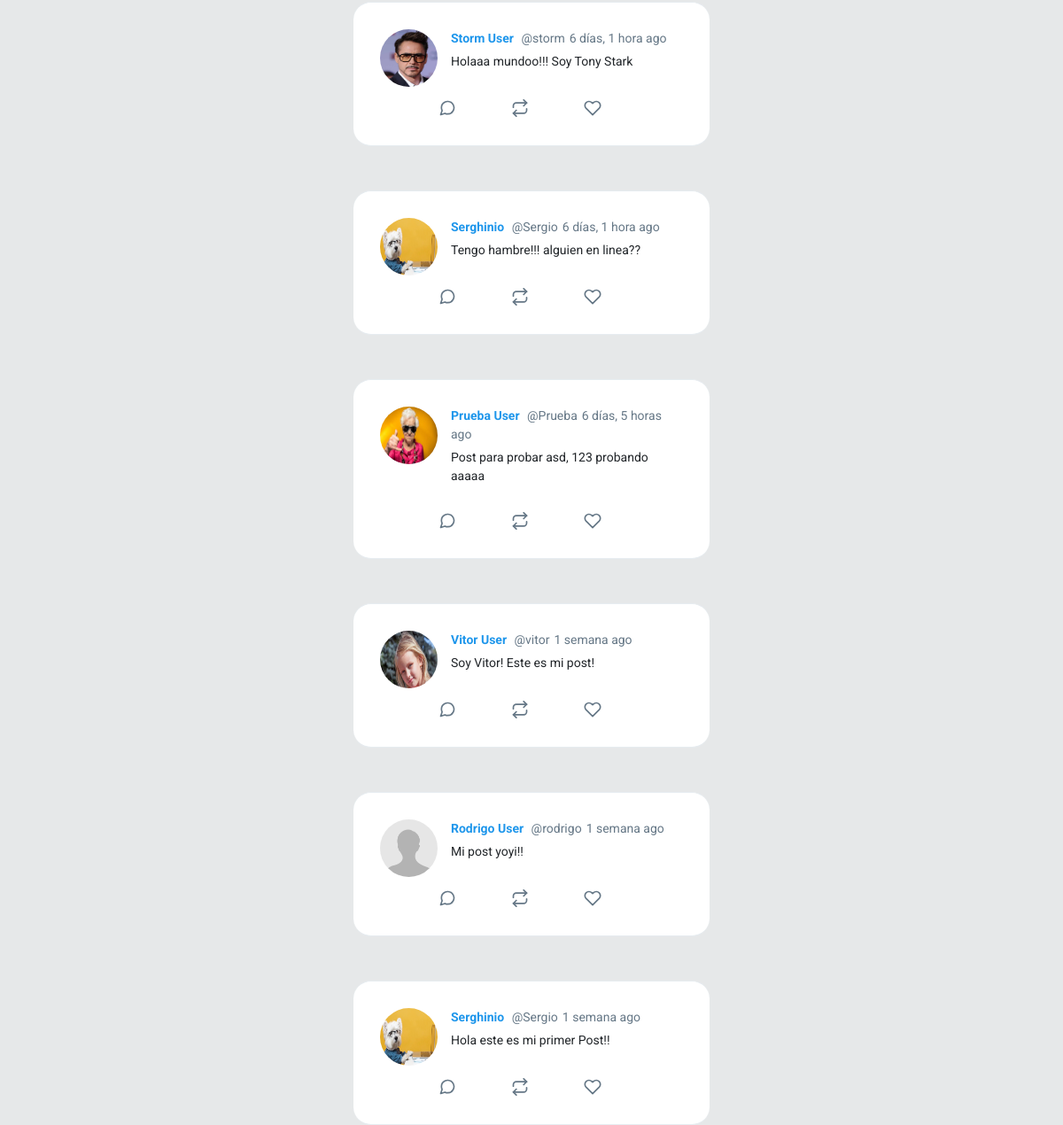
Page / (signed in, lower part) on the earlier database version.
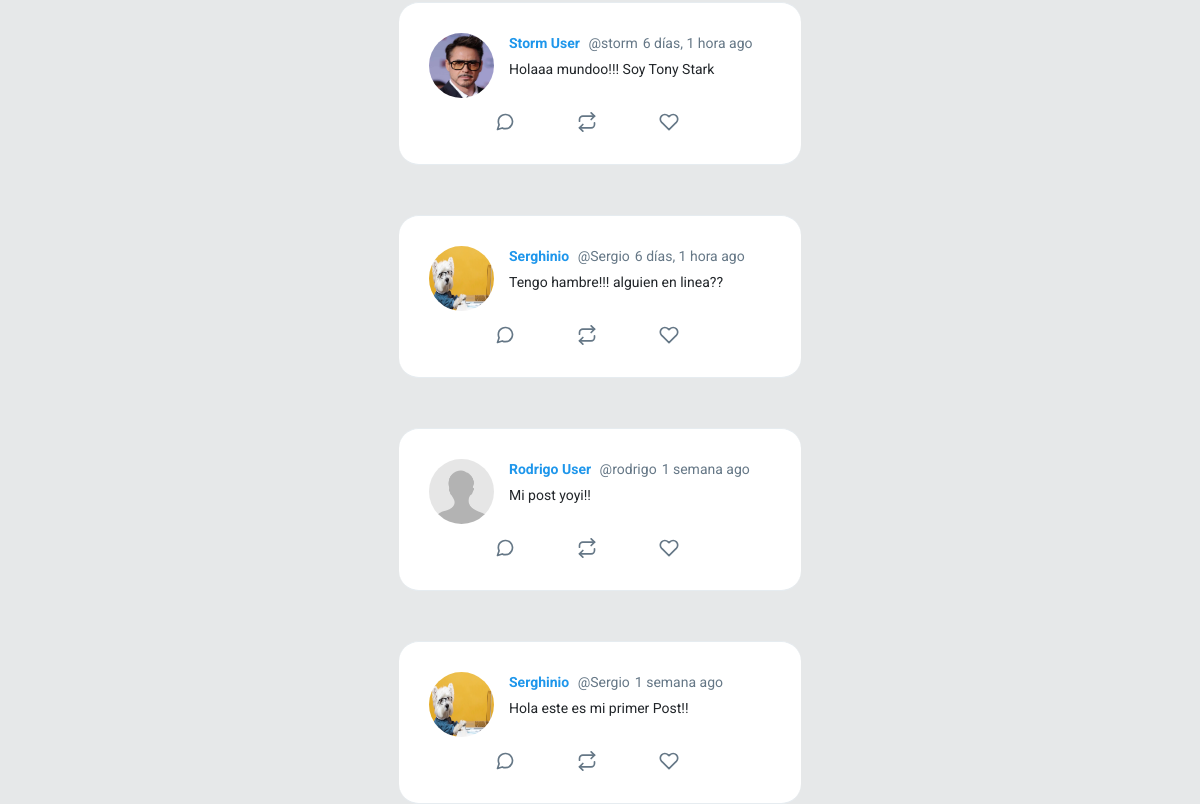
Same page on the later database version.
### Blooby/models.py (models this page shows, shortened)
class Post(models.Model):
	timestamp = models.DateTimeField(default=timezone.now)
	content = models.TextField(max_length=300)
	user = models.ForeignKey(User, on_delete=models.CASCADE, related_name='posts')
	liked = models.ManyToManyField(User, default=None, blank=True)
	class Meta:
		ordering = ['-timestamp']

class Profile(models.Model):
	user = models.OneToOneField(User, on_delete=models.CASCADE)
	bio = models.CharField(default='Hola, este es mi Blooby!!!', max_length=100)
	image = models.ImageField(default='default.png')
	def following(self):
		user_ids = Relationship.objects.filter(from_user=self.user)\
									.values_list('to_user_id', flat=True)
		return User.objects.filter(id__in=user_ids)
	def followers(self):
		user_ids = Relationship.objects.filter(to_user=self.user)\
									.values_list('from_user_id', flat=True)
		return User.objects.filter(id__in=user_ids)

### Blooby/views.py (the view)
# urls.py: path('', home, name='home'),
@login_required
def home(request):
	posts = Post.objects.all()
	if request.method == 'POST':
		form = PostForm(request.POST)
		if form.is_valid():
			post = form.save(commit=False)
			post.user = request.user
			post.save()
			return redirect('home')
	else:
		form = PostForm()
	context = {'posts':posts, 'form' : form }
	return render(request, 'Blooby/feed.html', context)

### Blooby/templates/Blooby/feed.html (shortened to what this page needs)
{% extends 'Blooby/_base.html' %}
{% load static %}
{% load humanize %}
{% block content %}
    <div id="main" class="container-fluid d-flex">
        <div class="sidebar m-5 d-none d-md-block">
        </div>
        <div class="content">
            {% for post in posts %}
            <div id="tweetCards">
                <div class="tweet-wrap" style="border-radius:20px">
                    <div class="tweet-header">
                        <img src="{{ post.user.profile.image.url }}"
                            alt="" class="avator">
                        <div class="tweet-header-info">
                            <a href="{% url 'profile' post.user %}">
                            {{ post.user.first_name }}
                            </a>
                            <span>@{{ post.user }}</span><span>{{ post.timestamp|naturaltime }}
                            </span>
                            <p>{{ post.content }}</p>
                        </div>
                    </div>
                    <div class="tweet-info-counts">
                        <div class="comments">
                            <button style="background: none; border: none;">
                            </button>
                        </div>
                        <div class="retweets">
                            <button style="background: none; border:none;">
                        </button>
                        </div>
                        <div class="likes">
                            <button style="background: none; border:none;">
                            </button>
                        </div>
                    </div>
                </div>
            </div>
            {% endfor %}
        </div>
        <div class="sidebar m-5 d-none d-xl-block">
        </div>
    </div>
{% endblock content %}

### Blooby/templates/Blooby/_base.html (shortened to what this page needs)
{% load static %}
<!DOCTYPE html>
<html lang="en">
<head>
    <link rel="stylesheet" href="https://stackpath.bootstrapcdn.com/bootstrap/4.4.1/css/bootstrap.min.css"
>
    <link href="https://stackpath.bootstrapcdn.com/font-awesome/4.7.0/css/font-awesome.min.css" rel="stylesheet">
    <link rel="stylesheet" type="text/css" href="{% static 'css/estilo.css' %}">
    <link rel="stylesheet" href="{% static 'css/darkmode.css' %}">
</head>
<body class="">
    {% block content %}{% endblock content %}
</body>
</html>

### static/css/estilo.css (style rules this page uses)
body { background: #E6E8E9; ; font-family: 'Asap', sans-serif; font-family: 'Roboto', sans-serif; transition: background-color .6s; }
img { max-width: 100%; }
.avator { border-radius: 100px; width: 65px; height: 65px; margin-right: 15px; }
#main { justify-content: center; }
.tweet-wrap { max-width: 490px; background: #fff; margin: 0 auto; margin-top: 50px; border-radius: 3px; padding: 30px; border-bottom: 1px solid #e6ecf0; border-top: 1px solid #e6ecf0; }
.tweet-header { display: flex; align-items: flex-start; font-size: 14px; }
.tweet-header-info { font-weight: bold; }
.tweet-header-info span { color: #657786; font-weight: normal; margin-left: 5px; }
.tweet-header-info p { font-weight: normal; margin-top: 5px; }
.tweet-info-counts { display: flex; margin-left: 60px; margin-top: 10px; }
.tweet-info-counts div svg { color: #657786; margin-right: 10px; }
a:link { color: #1E96EB ; text-decoration: none; }

Differences in the rows shown:
removed Post: user.profile.image (picture), user.first_name "Prueba User", user "Prueba", timestamp "6 días, 5 horas ago", content "Post para probar asd, 123 probando aaaaa"
removed Post: user.profile.image (picture), user.first_name "Vitor User", user "vitor", timestamp "1 semana ago", content "Soy Vitor! Este es mi post!"
